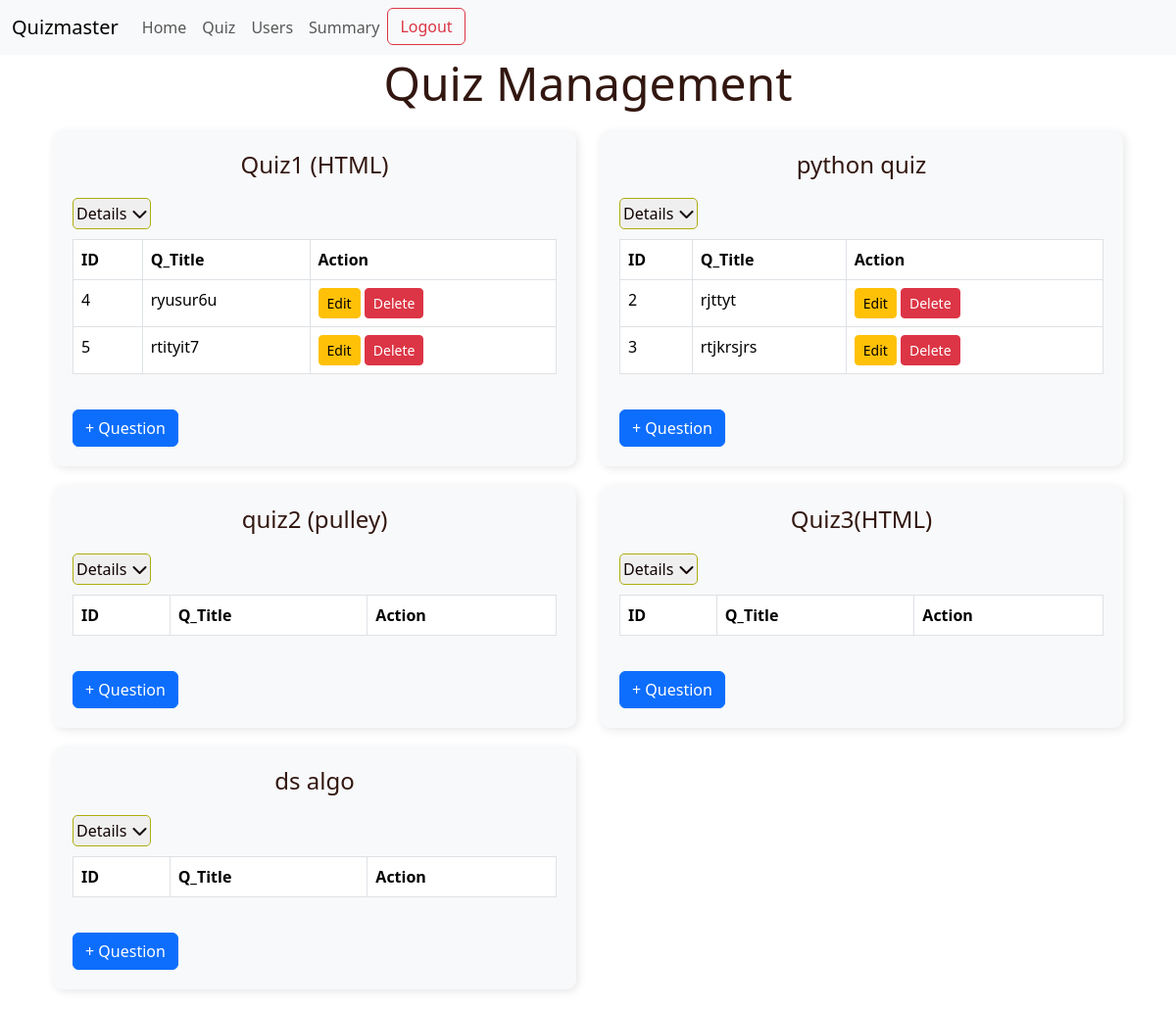
The page /admin/quiz (signed in) on the database its author committed.
### models.py (models this page shows)
class Quiz(db.Model):
    id=db.Column(db.Integer, primary_key=True)
    name = db.Column(db.String(100), nullable=False)
    description=db.Column(db.String(256), nullable=True)
    start_date=db.Column(db.Date, nullable=True)
    end_date=db.Column(db.Date, nullable=True)
    time_duration=db.Column(db.Time, nullable=True)
    remarks=db.Column(db.String(256), nullable=True)
    no_of_questions=db.Column(db.Integer, nullable=True)
    is_active=db.Column(db.Boolean, nullable=False, default=False)
    questions = db.relationship('Questions', backref='quiz', lazy=True)
    total_attempted=db.Column(db.Integer, nullable=False, default=0)
    scores = db.relationship('Scores', backref='quiz', lazy=True)
    subject_id=db.Column(db.Integer, db.ForeignKey('subject.id'), nullable=False)
    chapter_id= db.Column(db.Integer, db.ForeignKey('chapter.id'),nullable=False)

class Questions(db.Model):
    id=db.Column(db.Integer, primary_key=True)
    title=db.Column(db.String(256), nullable=False)
    question_statement=db.Column(db.String(256), nullable=False)
    option1=db.Column(db.String(64), nullable=False)
    option2=db.Column(db.String(64), nullable=False)
    option3=db.Column(db.String(64), nullable=False)
    option4=db.Column(db.String(64), nullable=False)
    correct_option=db.Column(db.String(64), nullable=False)
    quiz_id=db.Column(db.Integer, db.ForeignKey('quiz.id'), nullable=False)
    chapter_id=db.Column(db.Integer, db.ForeignKey('chapter.id'), nullable=False)

### routes.py (the view)
@app.route('/admin/quiz')
@admin_required
@auth_required
def quiz_dashboard():
    quizzes = Quiz.query.all()
    questions = Questions.query.all()
    for quiz in quizzes:
        question_count = Questions.query.filter(Questions.quiz_id == quiz.id).count()
        quiz.no_of_questions = question_count
    db.session.commit()  # Commit the updates to the database
    if not quizzes:
        flash('No quizzes found, click + to add quizzes')
    return render_template('/admin/quiz.html', quizzes=quizzes,questions=questions)

### routes.py (called while the page is built)
def auth_required(f):
    @wraps(f)
    def inner(*args, **kwargs):
        if 'user_id' not in session:
            flash('please login to continue')
            return redirect(url_for('login'))
        return f(*args, **kwargs)
    return inner

def admin_required(f):
    @wraps(f)
    def inner(*args, **kwargs):
        if 'user_id' not in session:
            flash('please login to continue')
            return redirect(url_for('login'))
        user=User.query.get(session['user_id'])
        if user.is_admin!=True:
            flash('You are not authorized to view this page')
            return redirect(url_for('index'))
        return f(*args, **kwargs)
    return inner

### templates/admin/quiz.html (shortened to what this page needs)
{% extends 'admin/admin_layout.html' %}
{% block content %}
<div class="container">
    <h1>Quiz Management</h1>
    <div class="row">
        {% for quiz in quizzes %}
        <div class="col-md-6">
            <div class="subject-tile">
                <h4>{{ quiz.name }}</h4>
                <button class="details-btn" onclick="toggleDetails(this)">
                    Details <i class="fas fa-chevron-down"></i>
                </button>
                <table class="table table-bordered">
                    <thead>
                        <tr>
                            <th>ID</th>
                            <th>Q_Title</th>
                            <th>Action</th>
                        </tr>
                    </thead>
                    <tbody>
                        {% for question in quiz.questions %}
                        <tr>
                            <td>{{ question.id }}</td>
                            <td>{{ question.title }}</td>
                            <td>
                                <a href="{{ url_for('edit_question', question_id=question.id) }}" class="btn btn-sm btn-warning">Edit</a>
                                <form action="{{ url_for('delete_question', question_id=question.id) }}" method="POST" style="display: inline;">
                                    <button type="submit" class="btn btn-sm btn-danger">Delete</button>
                                </form>
                            </td>
                        </tr>
                        {% endfor %}
                    </tbody>
                </table>
                <a href="/admin/manage_question/{{ quiz.id }}" class="btn btn-primary" id="chapter_btn">+ Question</a>
            </div>
        </div>
        {% endfor %}
    </div>
</div>
{% endblock %}

### templates/admin/quiz.html (style rules this page uses)
h1 { text-align: center; color: #321710; font-size: 3rem; margin-bottom: 20px; }
.subject-tile { background: #f8f9fa; border-radius: 10px; padding: 20px; box-shadow: 2px 2px 10px rgba(0, 0, 0, 0.1); margin-bottom: 20px; }
.btn-primary { margin-top: 20px; align-items: center; }
h4 { color: #321710; font-size: 1.5rem; margin-bottom: 20px; text-align: center; }
.details-btn { color: rgb(17, 2, 2); border: none; padding: 3px 3px; border-radius: 5px; border: 1px solid rgb(173, 173, 17); cursor: pointer; display: flex; align-items: center; justify-content: center; margin-bottom: 10px; }
.details-btn i { margin-left: 5px; }

### rows shown on the page
Quiz: name "Quiz1 (HTML)"
Questions: id "4", title "ryusur6u"
Questions: id "5", title "rtityit7"
Quiz: name "python quiz"
Questions: id "2", title "rjttyt"
Questions: id "3", title "rtjkrsjrs"
Quiz: name "quiz2 (pulley)"
Quiz: name "Quiz3(HTML)"
Quiz: name "ds algo"
